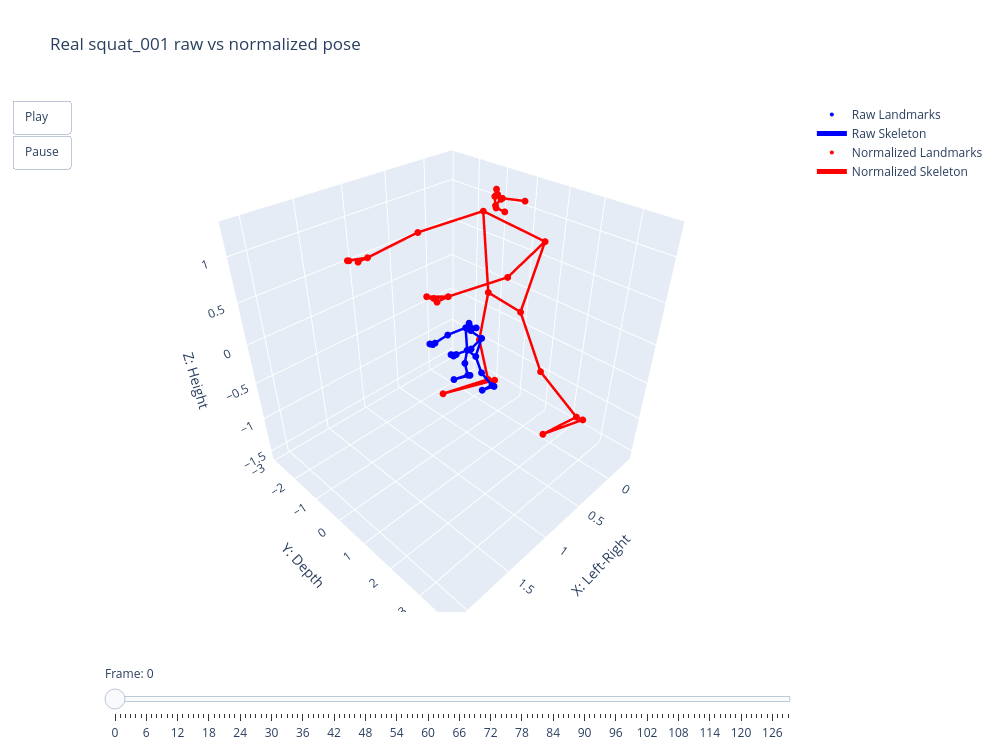

The notebook cell this image was saved under:
### Markdown cell above
### ⑤ Review - Raw vs Normalized Comparison

Use this overlay as a quick visual check that the base normalized pose is centered and scaled consistently while preserving the squat motion pattern.

### Code cell
fig_compare = create_pose_comparison_animation(
    df=norm_df,
    landmarks=LANDMARKS,
    connections=CONNECTIONS,
    coord_modes=("raw", "norm"),
    names=("Raw", "Normalized"),
    frame_duration=33,
    height=750,
    width=1000,
    show_text=False,
    title="Real squat_001 raw vs normalized pose",
)

fig_compare

### Figure 1 — Plotly figure (JSON) as saved in the notebook; plotly's stock layout.template omitted (floating-point values rounded to 4 significant figures)
{"data": [{"marker": {"color": "blue", "size": 4}, "mode": "markers", "name": "Raw Landmarks", "showlegend": true, "textposition": "top center", "type": "scatter3d", "x": [0.4572, 0.445, 0.4422, 0.4387, 0.4422, 0.4378, 0.4309, 0.4041, 0.3926, 0.4463, 0.4425, 0.3994, 0.3922, 0.5733, 0.5887, 0.7312, 0.7565, 0.7676, 0.7952, 0.7743, 0.7997, 0.7658, 0.7881, 0.4666, 0.4438, 0.4736, 0.4575, 0.4328, 0.4184, 0.4076, 0.3835, 0.5334, 0.5392], "y": [-0.1211, -0.1028, -0.1035, -0.1034, -0.167, -0.1677, -0.1679, 0.0209, -0.2716, -0.05972, -0.1493, 0.2137, -0.3947, 0.2869, -0.5366, 0.1723, -0.542, 0.1753, -0.6293, 0.1018, -0.5924, 0.1405, -0.5344, 0.1878, -0.188, 0.4315, -0.2321, 0.7232, -0.2138, 0.7419, -0.2191, 0.625, -0.4329], "z": [-0.1472, -0.1297, -0.1293, -0.1289, -0.1289, -0.1279, -0.1268, -0.1341, -0.1334, -0.1628, -0.1627, -0.2382, -0.2193, -0.2694, -0.2393, -0.2758, -0.2569, -0.2744, -0.2634, -0.2675, -0.2562, -0.27, -0.2567, -0.453, -0.4574, -0.6247, -0.6451, -0.767, -0.8379, -0.7923, -0.8647, -0.7924, -0.8777]}, {"line": {"color": "blue", "width": 5}, "mode": "lines", "name": "Raw Skeleton", "showlegend": true, "type": "scatter3d", "x": [0.4572, 0.445, null, 0.445, 0.4422, null, 0.4422, 0.4387, null, 0.4387, 0.4041, null, 0.4572, 0.4422, null, 0.4422, 0.4378, null, 0.4378, 0.4309, null, 0.4309, 0.3926, null, 0.4463, 0.4425, null, 0.3994, 0.3922, null, 0.3994, 0.4666, null, 0.3922, 0.4438, null, 0.4666, 0.4438, null, 0.3994, 0.5733, null, 0.5733, 0.7312, null, 0.7312, 0.7676, null, 0.7312, 0.7743, null, 0.7312, 0.7658, null, 0.7676, 0.7743, null, 0.3922, 0.5887, null, 0.5887, 0.7565, null, 0.7565, 0.7952, null, 0.7565, 0.7997, null, 0.7565, 0.7881, null, 0.7952, 0.7997, null, 0.4666, 0.4736, null, 0.4736, 0.4328, null, 0.4328, 0.4076, null, 0.4328, 0.5334, null, 0.4076, 0.5334, null, 0.4438, 0.4575, null, 0.4575, 0.4184, null, 0.4184, 0.3835, null, 0.4184, 0.5392, null, 0.3835, 0.5392, null], "y": [-0.1211, -0.1028, null, -0.1028, -0.1035, null, -0.1035, -0.1034, null, -0.1034, 0.0209, null, -0.1211, -0.167, null, -0.167, -0.1677, null, -0.1677, -0.1679, null, -0.1679, -0.2716, null, -0.05972, -0.1493, null, 0.2137, -0.3947, null, 0.2137, 0.1878, null, -0.3947, -0.188, null, 0.1878, -0.188, null, 0.2137, 0.2869, null, 0.2869, 0.1723, null, 0.1723, 0.1753, null, 0.1723, 0.1018, null, 0.1723, 0.1405, null, 0.1753, 0.1018, null, -0.3947, -0.5366, null, -0.5366, -0.542, null, -0.542, -0.6293, null, -0.542, -0.5924, null, -0.542, -0.5344, null, -0.6293, -0.5924, null, 0.1878, 0.4315, null, 0.4315, 0.7232, null, 0.7232, 0.7419, null, 0.7232, 0.625, null, 0.7419, 0.625, null, -0.188, -0.2321, null, -0.2321, -0.2138, null, -0.2138, -0.2191, null, -0.2138, -0.4329, null, -0.2191, -0.4329, null], "z": [-0.1472, -0.1297, null, -0.1297, -0.1293, null, -0.1293, -0.1289, null, -0.1289, -0.1341, null, -0.1472, -0.1289, null, -0.1289, -0.1279, null, -0.1279, -0.1268, null, -0.1268, -0.1334, null, -0.1628, -0.1627, null, -0.2382, -0.2193, null, -0.2382, -0.453, null, -0.2193, -0.4574, null, -0.453, -0.4574, null, -0.2382, -0.2694, null, -0.2694, -0.2758, null, -0.2758, -0.2744, null, -0.2758, -0.2675, null, -0.2758, -0.27, null, -0.2744, -0.2675, null, -0.2193, -0.2393, null, -0.2393, -0.2569, null, -0.2569, -0.2634, null, -0.2569, -0.2562, null, -0.2569, -0.2567, null, -0.2634, -0.2562, null, -0.453, -0.6247, null, -0.6247, -0.767, null, -0.767, -0.7923, null, -0.767, -0.7924, null, -0.7923, -0.7924, null, -0.4574, -0.6451, null, -0.6451, -0.8379, null, -0.8379, -0.8647, null, -0.8379, -0.8777, null, -0.8647, -0.8777, null]}, {"marker": {"color": "red", "size": 4}, "mode": "markers", "name": "Normalized Landmarks", "showlegend": true, "textposition": "top center", "type": "scatter3d", "x": [0.007065, -0.03677, -0.04678, -0.05931, -0.04664, -0.06241, -0.08723, -0.184, -0.225, -0.03212, -0.04555, -0.2007, -0.2266, 0.425, 0.4805, 0.993, 1.084, 1.124, 1.223, 1.148, 1.24, 1.117, 1.198, 0.04113, -0.04113, 0.06635, 0.008216, -0.08064, -0.1323, -0.1711, -0.2579, 0.2815, 0.3023], "y": [-0.4355, -0.3695, -0.372, -0.3715, -0.6004, -0.603, -0.6037, 0.07553, -0.9768, -0.2145, -0.537, 0.7692, -1.42, 1.033, -1.93, 0.6203, -1.95, 0.631, -2.264, 0.3666, -2.131, 0.5058, -1.922, 0.6759, -0.6759, 1.553, -0.8348, 2.602, -0.7689, 2.67, -0.7878, 2.249, -1.557], "z": [1.108, 1.171, 1.173, 1.174, 1.174, 1.178, 1.182, 1.155, 1.158, 1.052, 1.052, 0.7807, 0.8486, 0.6685, 0.7766, 0.6454, 0.7132, 0.6504, 0.6898, 0.6752, 0.7159, 0.6664, 0.7141, 0.007853, -0.007853, -0.61, -0.6832, -1.122, -1.377, -1.213, -1.474, -1.213, -1.52]}, {"line": {"color": "red", "width": 5}, "mode": "lines", "name": "Normalized Skeleton", "showlegend": true, "type": "scatter3d", "x": [0.007065, -0.03677, null, -0.03677, -0.04678, null, -0.04678, -0.05931, null, -0.05931, -0.184, null, 0.007065, -0.04664, null, -0.04664, -0.06241, null, -0.06241, -0.08723, null, -0.08723, -0.225, null, -0.03212, -0.04555, null, -0.2007, -0.2266, null, -0.2007, 0.04113, null, -0.2266, -0.04113, null, 0.04113, -0.04113, null, -0.2007, 0.425, null, 0.425, 0.993, null, 0.993, 1.124, null, 0.993, 1.148, null, 0.993, 1.117, null, 1.124, 1.148, null, -0.2266, 0.4805, null, 0.4805, 1.084, null, 1.084, 1.223, null, 1.084, 1.24, null, 1.084, 1.198, null, 1.223, 1.24, null, 0.04113, 0.06635, null, 0.06635, -0.08064, null, -0.08064, -0.1711, null, -0.08064, 0.2815, null, -0.1711, 0.2815, null, -0.04113, 0.008216, null, 0.008216, -0.1323, null, -0.1323, -0.2579, null, -0.1323, 0.3023, null, -0.2579, 0.3023, null], "y": [-0.4355, -0.3695, null, -0.3695, -0.372, null, -0.372, -0.3715, null, -0.3715, 0.07553, null, -0.4355, -0.6004, null, -0.6004, -0.603, null, -0.603, -0.6037, null, -0.6037, -0.9768, null, -0.2145, -0.537, null, 0.7692, -1.42, null, 0.7692, 0.6759, null, -1.42, -0.6759, null, 0.6759, -0.6759, null, 0.7692, 1.033, null, 1.033, 0.6203, null, 0.6203, 0.631, null, 0.6203, 0.3666, null, 0.6203, 0.5058, null, 0.631, 0.3666, null, -1.42, -1.93, null, -1.93, -1.95, null, -1.95, -2.264, null, -1.95, -2.131, null, -1.95, -1.922, null, -2.264, -2.131, null, 0.6759, 1.553, null, 1.553, 2.602, null, 2.602, 2.67, null, 2.602, 2.249, null, 2.67, 2.249, null, -0.6759, -0.8348, null, -0.8348, -0.7689, null, -0.7689, -0.7878, null, -0.7689, -1.557, null, -0.7878, -1.557, null], "z": [1.108, 1.171, null, 1.171, 1.173, null, 1.173, 1.174, null, 1.174, 1.155, null, 1.108, 1.174, null, 1.174, 1.178, null, 1.178, 1.182, null, 1.182, 1.158, null, 1.052, 1.052, null, 0.7807, 0.8486, null, 0.7807, 0.007853, null, 0.8486, -0.007853, null, 0.007853, -0.007853, null, 0.7807, 0.6685, null, 0.6685, 0.6454, null, 0.6454, 0.6504, null, 0.6454, 0.6752, null, 0.6454, 0.6664, null, 0.6504, 0.6752, null, 0.8486, 0.7766, null, 0.7766, 0.7132, null, 0.7132, 0.6898, null, 0.7132, 0.7159, null, 0.7132, 0.7141, null, 0.6898, 0.7159, null, 0.007853, -0.61, null, -0.61, -1.122, null, -1.122, -1.213, null, -1.122, -1.213, null, -1.213, -1.213, null, -0.007853, -0.6832, null, -0.6832, -1.377, null, -1.377, -1.474, null, -1.377, -1.52, null, -1.474, -1.52, null]}], "layout": {"height": 750, "scene": {"aspectmode": "cube", "xaxis": {"range": [-0.382, 2.176], "title": {"text": "X: Left-Right"}}, "yaxis": {"range": [-3.07, 3.991], "title": {"text": "Y: Depth"}}, "zaxis": {"range": [-1.631, 1.352], "title": {"text": "Z: Height"}}}, "showlegend": true, "sliders": [{"active": 0, "currentvalue": {"prefix": "Frame: "}, "pad": {"t": 50}, "steps": [{"args": [["0"], {"frame": {"duration": 0, "redraw": true}}], "label": "0", "method": "animate"}, {"args": [["1"], {"frame": {"duration": 0, "redraw": true}}], "label": "1", "method": "animate"}, {"args": [["2"], {"frame": {"duration": 0, "redraw": true}}], "label": "2", "method": "animate"}, {"args": [["3"], {"frame": {"duration": 0, "redraw": true}}], "label": "3", "method": "animate"}, {"args": [["4"], {"frame": {"duration": 0, "redraw": true}}], "label": "4", "method": "animate"}, {"args": [["5"], {"frame": {"duration": 0, "redraw": true}}], "label": "5", "method": "animate"}, {"args": [["6"], {"frame": {"duration": 0, "redraw": true}}], "label": "6", "method": "animate"}, {"args": [["7"], {"frame": {"duration": 0, "redraw": true}}], "label": "7", "method": "animate"}, {"args": [["8"], {"frame": {"duration": 0, "redraw": true}}], "label": "8", "method": "animate"}, {"args": [["9"], {"frame": {"duration": 0, "redraw": true}}], "label": "9", "method": "animate"}, {"args": [["10"], {"frame": {"duration": 0, "redraw": true}}], "label": "10", "method": "animate"}, {"args": [["11"], {"frame": {"duration": 0, "redraw": true}}], "label": "11", "method": "animate"}, {"args": [["12"], {"frame": {"duration": 0, "redraw": true}}], "label": "12", "method": "animate"}, {"args": [["13"], {"frame": {"duration": 0, "redraw": true}}], "label": "13", "method": "animate"}, {"args": [["14"], {"frame": {"duration": 0, "redraw": true}}], "label": "14", "method": "animate"}, {"args": [["15"], {"frame": {"duration": 0, "redraw": true}}], "label": "15", "method": "animate"}, {"args": [["16"], {"frame": {"duration": 0, "redraw": true}}], "label": "16", "method": "animate"}, {"args": [["17"], {"frame": {"duration": 0, "redraw": true}}], "label": "17", "method": "animate"}, {"args": [["18"], {"frame": {"duration": 0, "redraw": true}}], "label": "18", "method": "animate"}, {"args": [["19"], {"frame": {"duration": 0, "redraw": true}}], "label": "19", "method": "animate"}, {"args": [["20"], {"frame": {"duration": 0, "redraw": true}}], "label": "20", "method": "animate"}, {"args": [["21"], {"frame": {"duration": 0, "redraw": true}}], "label": "21", "method": "animate"}, {"args": [["22"], {"frame": {"duration": 0, "redraw": true}}], "label": "22", "method": "animate"}, {"args": [["23"], {"frame": {"duration": 0, "redraw": true}}], "label": "23", "method": "animate"}, {"args": [["24"], {"frame": {"duration": 0, "redraw": true}}], "label": "24", "method": "animate"}, {"args": [["25"], {"frame": {"duration": 0, "redraw": true}}], "label": "25", "method": "animate"}, {"args": [["26"], {"frame": {"duration": 0, "redraw": true}}], "label": "26", "method": "animate"}, {"args": [["27"], {"frame": {"duration": 0, "redraw": true}}], "label": "27", "method": "animate"}, {"args": [["28"], {"frame": {"duration": 0, "redraw": true}}], "label": "28", "method": "animate"}, {"args": [["29"], {"frame": {"duration": 0, "redraw": true}}], "label": "29", "method": "animate"}, {"args": [["30"], {"frame": {"duration": 0, "redraw": true}}], "label": "30", "method": "animate"}, {"args": [["31"], {"frame": {"duration": 0, "redraw": true}}], "label": "31", "method": "animate"}, {"args": [["32"], {"frame": {"duration": 0, "redraw": true}}], "label": "32", "method": "animate"}, {"args": [["33"], {"frame": {"duration": 0, "redraw": true}}], "label": "33", "method": "animate"}, {"args": [["34"], {"frame": {"duration": 0, "redraw": true}}], "label": "34", "method": "animate"}, {"args": [["35"], {"frame": {"duration": 0, "redraw": true}}], "label": "35", "method": "animate"}, {"args": [["36"], {"frame": {"duration": 0, "redraw": true}}], "label": "36", "method": "animate"}, {"args": [["37"], {"frame": {"duration": 0, "redraw": true}}], "label": "37", "method": "animate"}, {"args": [["38"], {"frame": {"duration": 0, "redraw": true}}], "label": "38", "method": "animate"}, {"args": [["39"], {"frame": {"duration": 0, "redraw": true}}], "label": "39", "method": "animate"}, {"args": [["40"], {"frame": {"duration": 0, "redraw": true}}], "label": "40", "method": "animate"}, {"args": [["41"], {"frame": {"duration": 0, "redraw": true}}], "label": "41", "method": "animate"}, {"args": [["42"], {"frame": {"duration": 0, "redraw": true}}], "label": "42", "method": "animate"}, {"args": [["43"], {"frame": {"duration": 0, "redraw": true}}], "label": "43", "method": "animate"}, {"args": [["44"], {"frame": {"duration": 0, "redraw": true}}], "label": "44", "method": "animate"}, {"args": [["45"], {"frame": {"duration": 0, "redraw": true}}], "label": "45", "method": "animate"}, {"args": [["46"], {"frame": {"duration": 0, "redraw": true}}], "label": "46", "method": "animate"}, {"args": [["47"], {"frame": {"duration": 0, "redraw": true}}], "label": "47", "method": "animate"}, {"args": [["48"], {"frame": {"duration": 0, "redraw": true}}], "label": "48", "method": "animate"}, {"args": [["49"], {"frame": {"duration": 0, "redraw": true}}], "label": "49", "method": "animate"}, {"args": [["50"], {"frame": {"duration": 0, "redraw": true}}], "label": "50", "method": "animate"}, {"args": [["51"], {"frame": {"duration": 0, "redraw": true}}], "label": "51", "method": "animate"}, {"args": [["52"], {"frame": {"duration": 0, "redraw": true}}], "label": "52", "method": "animate"}, {"args": [["53"], {"frame": {"duration": 0, "redraw": true}}], "label": "53", "method": "animate"}, {"args": [["54"], {"frame": {"duration": 0, "redraw": true}}], "label": "54", "method": "animate"}, {"args": [["55"], {"frame": {"duration": 0, "redraw": true}}], "label": "55", "method": "animate"}, {"args": [["56"], {"frame": {"duration": 0, "redraw": true}}], "label": "56", "method": "animate"}, {"args": [["57"], {"frame": {"duration": 0, "redraw": true}}], "label": "57", "method": "animate"}, {"args": [["58"], {"frame": {"duration": 0, "redraw": true}}], "label": "58", "method": "animate"}, {"args": [["59"], {"frame": {"duration": 0, "redraw": true}}], "label": "59", "method": "animate"}, {"args": [["60"], {"frame": {"duration": 0, "redraw": true}}], "label": "60", "method": "animate"}, {"args": [["61"], {"frame": {"duration": 0, "redraw": true}}], "label": "61", "method": "animate"}, {"args": [["62"], {"frame": {"duration": 0, "redraw": true}}], "label": "62", "method": "animate"}, {"args": [["63"], {"frame": {"duration": 0, "redraw": true}}], "label": "63", "method": "animate"}, {"args": [["64"], {"frame": {"duration": 0, "redraw": true}}], "label": "64", "method": "animate"}, {"args": [["65"], {"frame": {"duration": 0, "redraw": true}}], "label": "65", "method": "animate"}, {"args": [["66"], {"frame": {"duration": 0, "redraw": true}}], "label": "66", "method": "animate"}, {"args": [["67"], {"frame": {"duration": 0, "redraw": true}}], "label": "67", "method": "animate"}, {"args": [["68"], {"frame": {"duration": 0, "redraw": true}}], "label": "68", "method": "animate"}, {"args": [["69"], {"frame": {"duration": 0, "redraw": true}}], "label": "69", "method": "animate"}, {"args": [["70"], {"frame": {"duration": 0, "redraw": true}}], "label": "70", "method": "animate"}, {"args": [["71"], {"frame": {"duration": 0, "redraw": true}}], "label": "71", "method": "animate"}, {"args": [["72"], {"frame": {"duration": 0, "redraw": true}}], "label": "72", "method": "animate"}, {"args": [["73"], {"frame": {"duration": 0, "redraw": true}}], "label": "73", "method": "animate"}, {"args": [["74"], {"frame": {"duration": 0, "redraw": true}}], "label": "74", "method": "animate"}, {"args": [["75"], {"frame": {"duration": 0, "redraw": true}}], "label": "75", "method": "animate"}, {"args": [["76"], {"frame": {"duration": 0, "redraw": true}}], "label": "76", "method": "animate"}, {"args": [["77"], {"frame": {"duration": 0, "redraw": true}}], "label": "77", "method": "animate"}, {"args": [["78"], {"frame": {"duration": 0, "redraw": true}}], "label": "78", "method": "animate"}, {"args": [["79"], {"frame": {"duration": 0, "redraw": true}}], "label": "79", "method": "animate"}, {"args": [["80"], {"frame": {"duration": 0, "redraw": true}}], "label": "80", "method": "animate"}, {"args": [["81"], {"frame": {"duration": 0, "redraw": true}}], "label": "81", "method": "animate"}, {"args": [["82"], {"frame": {"duration": 0, "redraw": true}}], "label": "82", "method": "animate"}, {"args": [["83"], {"frame": {"duration": 0, "redraw": true}}], "label": "83", "method": "animate"}, {"args": [["84"], {"frame": {"duration": 0, "redraw": true}}], "label": "84", "method": "animate"}, {"args": [["85"], {"frame": {"duration": 0, "redraw": true}}], "label": "85", "method": "animate"}, {"args": [["86"], {"frame": {"duration": 0, "redraw": true}}], "label": "86", "method": "animate"}, {"args": [["87"], {"frame": {"duration": 0, "redraw": true}}], "label": "87", "method": "animate"}, {"args": [["88"], {"frame": {"duration": 0, "redraw": true}}], "label": "88", "method": "animate"}, {"args": [["89"], {"frame": {"duration": 0, "redraw": true}}], "label": "89", "method": "animate"}, {"args": [["90"], {"frame": {"duration": 0, "redraw": true}}], "label": "90", "method": "animate"}, {"args": [["91"], {"frame": {"duration": 0, "redraw": true}}], "label": "91", "method": "animate"}, {"args": [["92"], {"frame": {"duration": 0, "redraw": true}}], "label": "92", "method": "animate"}, {"args": [["93"], {"frame": {"duration": 0, "redraw": true}}], "label": "93", "method": "animate"}, {"args": [["94"], {"frame": {"duration": 0, "redraw": true}}], "label": "94", "method": "animate"}, {"args": [["95"], {"frame": {"duration": 0, "redraw": true}}], "label": "95", "method": "animate"}, {"args": [["96"], {"frame": {"duration": 0, "redraw": true}}], "label": "96", "method": "animate"}, {"args": [["97"], {"frame": {"duration": 0, "redraw": true}}], "label": "97", "method": "animate"}, {"args": [["98"], {"frame": {"duration": 0, "redraw": true}}], "label": "98", "method": "animate"}, {"args": [["99"], {"frame": {"duration": 0, "redraw": true}}], "label": "99", "method": "animate"}, {"args": [["100"], {"frame": {"duration": 0, "redraw": true}}], "label": "100", "method": "animate"}, {"args": [["101"], {"frame": {"duration": 0, "redraw": true}}], "label": "101", "method": "animate"}, {"args": [["102"], {"frame": {"duration": 0, "redraw": true}}], "label": "102", "method": "animate"}, {"args": [["103"], {"frame": {"duration": 0, "redraw": true}}], "label": "103", "method": "animate"}, {"args": [["104"], {"frame": {"duration": 0, "redraw": true}}], "label": "104", "method": "animate"}, {"args": [["105"], {"frame": {"duration": 0, "redraw": true}}], "label": "105", "method": "animate"}, {"args": [["106"], {"frame": {"duration": 0, "redraw": true}}], "label": "106", "method": "animate"}, {"args": [["107"], {"frame": {"duration": 0, "redraw": true}}], "label": "107", "method": "animate"}, {"args": [["108"], {"frame": {"duration": 0, "redraw": true}}], "label": "108", "method": "animate"}, {"args": [["109"], {"frame": {"duration": 0, "redraw": true}}], "label": "109", "method": "animate"}, {"args": [["110"], {"frame": {"duration": 0, "redraw": true}}], "label": "110", "method": "animate"}, {"args": [["111"], {"frame": {"duration": 0, "redraw": true}}], "label": "111", "method": "animate"}, {"args": [["112"], {"frame": {"duration": 0, "redraw": true}}], "label": "112", "method": "animate"}, {"args": [["113"], {"frame": {"duration": 0, "redraw": true}}], "label": "113", "method": "animate"}, {"args": [["114"], {"frame": {"duration": 0, "redraw": true}}], "label": "114", "method": "animate"}, {"args": [["115"], {"frame": {"duration": 0, "redraw": true}}], "label": "115", "method": "animate"}, {"args": [["116"], {"frame": {"duration": 0, "redraw": true}}], "label": "116", "method": "animate"}, {"args": [["117"], {"frame": {"duration": 0, "redraw": true}}], "label": "117", "method": "animate"}, {"args": [["118"], {"frame": {"duration": 0, "redraw": true}}], "label": "118", "method": "animate"}, {"args": [["119"], {"frame": {"duration": 0, "redraw": true}}], "label": "119", "method": "animate"}, {"args": [["120"], {"frame": {"duration": 0, "redraw": true}}], "label": "120", "method": "animate"}, {"args": [["121"], {"frame": {"duration": 0, "redraw": true}}], "label": "121", "method": "animate"}, {"args": [["122"], {"frame": {"duration": 0, "redraw": true}}], "label": "122", "method": "animate"}, {"args": [["123"], {"frame": {"duration": 0, "redraw": true}}], "label": "123", "method": "animate"}, {"args": [["124"], {"frame": {"duration": 0, "redraw": true}}], "label": "124", "method": "animate"}, {"args": [["125"], {"frame": {"duration": 0, "redraw": true}}], "label": "125", "method": "animate"}, {"args": [["126"], {"frame": {"duration": 0, "redraw": true}}], "label": "126", "method": "animate"}, {"args": [["127"], {"frame": {"duration": 0, "redraw": true}}], "label": "127", "method": "animate"}, {"args": [["128"], {"frame": {"duration": 0, "redraw": true}}], "label": "128", "method": "animate"}, {"args": [["129"], {"frame": {"duration": 0, "redraw": true}}], "label": "129", "method": "animate"}]}], "title": {"text": "Real squat_001 raw vs normalized pose"}, "updatemenus": [{"buttons": [{"args": [null, {"frame": {"duration": 33, "redraw": true}, "fromcurrent": true, "mode": "immediate", "transition": {"duration": 0}}], "label": "Play", "method": "animate"}, {"args": [[null], {"frame": {"duration": 0, "redraw": false}, "mode": "immediate"}], "label": "Pause", "method": "animate"}], "showactive": false, "type": "buttons"}], "width": 1000}}
